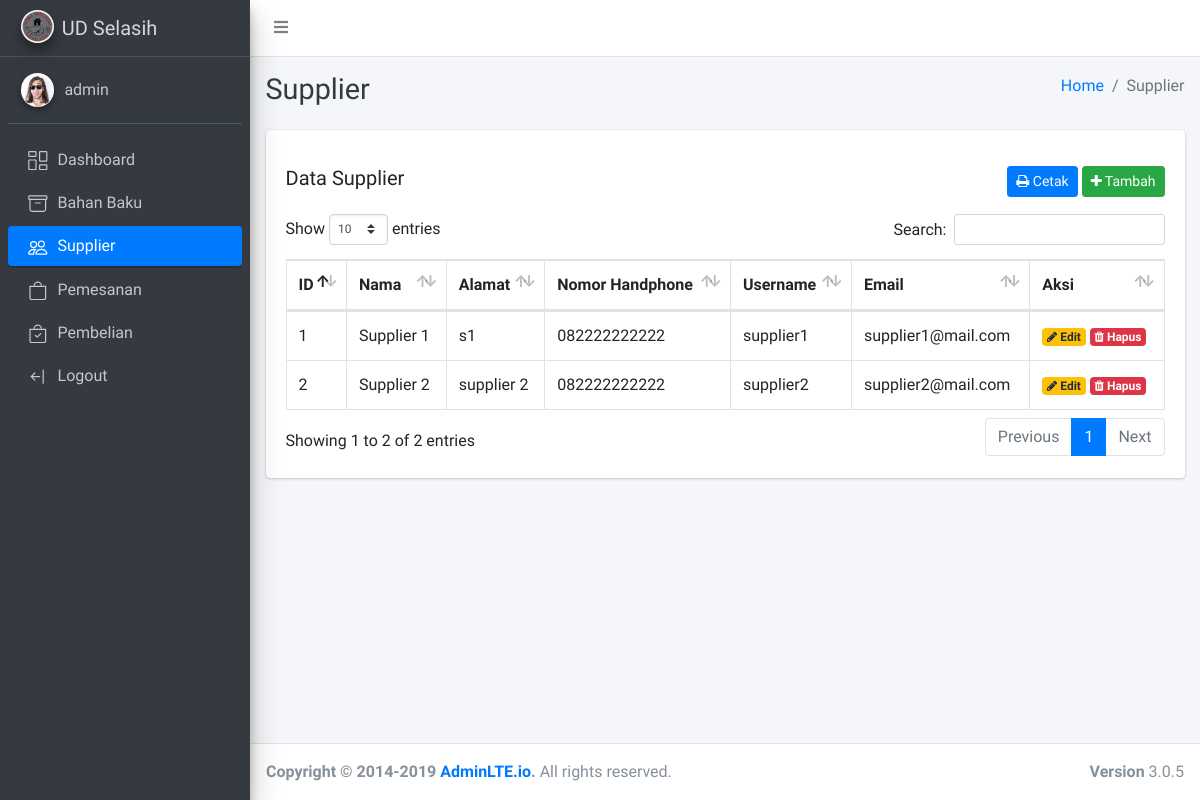
The app's page /supplier/index.php (signed in) with its own data.
### tables this page shows
CREATE TABLE `tb_supplier` (
  `id` int(11) NOT NULL,
  `nama_supplier` varchar(50) NOT NULL,
  `alamat` varchar(255) NOT NULL,
  `no_handphone` varchar(30) NOT NULL,
  `username` varchar(30) NOT NULL,
  `email` varchar(100) NOT NULL,
  `password` varchar(30) NOT NULL
);

### qb.php (called while the page is built, shortened)
<?php
require_once 'db.php';
function get($tbl){
    global $conn;
    $query = "SELECT * FROM $tbl";
    $res = $conn->query($query);
    return $res->fetch_all(MYSQLI_ASSOC);
}

### supplier/index.php (the view, shortened to what this page needs)
<?php
    require_once '../qb.php';
    require_once '../layouts/header.php';
    $supplier = get("tb_supplier");
?>
<div class="content-header">
      <div class="container-fluid">
        <div class="row mb-2">
          <div class="col-sm-6">
            <h1 class="m-0 text-dark">Supplier</h1>
          </div>
          <div class="col-sm-6">
            <ol class="breadcrumb float-sm-right">
              <li class="breadcrumb-item"><a href="/">Home</a></li>
              <li class="breadcrumb-item active">Supplier</li>
            </ol>
          </div>
        </div>
      </div>
    </div>
    <section class="content">
        <div class="container-fluid">
<div class="row">
    <div class="col-12">
        <div class="card">
            <div class="card-body">
                <div class="d-flex justify-content-between py-3">
                    <h5>Data Supplier</h5>
                    <div>
                        <button class="btn btn-primary btn-sm" type="button" onclick="window.print()"><i class="fa fa-print"></i> Cetak</button>
                        <a href="create.php" class="btn btn-success btn-sm"><i class="fa fa-plus"></i> Tambah</a>
                    </div>
                </div>
                <div id="print">
                    <div class="text-center py-3 text-print">
                        <table width="100%">
                        </table>
                    </div>
                    <table class="table table-bordered table-stripped">
                        <thead>
                            <tr>
                                <th>ID</th>
                                <th>Nama</th>
                                <th>Alamat</th>
                                <th>Nomor Handphone</th>
                                <th>Username</th>
                                <th>Email</th>
                                <th class="hide-print">Aksi</th>
                            </tr>
                        </thead>
                        <tbody>
                            <?php if(count($supplier) > 0): ?>
                                <?php foreach($supplier as $supp): ?>
                                <tr>
                                    <td><?= $supp["id"] ?></td>
                                    <td><?= $supp["nama_supplier"] ?></td>
                                    <td><?= $supp["alamat"] ?></td>
                                    <td><?= $supp["no_handphone"] ?></td>
                                    <td><?= $supp["username"] ?></td>
                                    <td><?= $supp["email"] ?></td>
                                    <td class="hide-print">
                                        <a href="edit.php?id=<?=$supp['id']?>" class="badge badge-warning hide-print"><i class="fa fa-pencil"></i> Edit</a>
                                        <a href="index.php?delete=<?=$supp['id']?>" class="badge badge-danger hide-print"><i class="fa fa-trash"></i> Hapus</a>
                                    </td>
                                </tr>
                                <?php endforeach ?>
                            <?php else: ?>
                                <tr class="text-center">
                                    <td colspan="6">Tidak ada Data</td>
                                </tr>
                            <?php endif ?>
                        </tbody>
                    </table>
                </div>
            </div>
        </div>
    </div>
</div>
<?php
    require_once '../layouts/footer.php';
?>

### supplier/index.php (style rules this page uses)
.text-print { display: none; }

### records on screen
tb_supplier: id "1", nama_supplier "Supplier 1", alamat "s1", no_handphone "082222222222", username "supplier1", email "supplier1@mail.com"
tb_supplier: id "2", nama_supplier "Supplier 2", alamat "supplier 2", no_handphone "082222222222", username "supplier2", email "supplier2@mail.com"

### other values on screen
$_SESSION['user']['username'] "admin"
